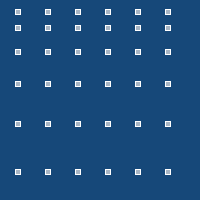
Frame 1 (no input)
Frame 60 (the mouse pressed at the canvas centre just before this capture): identical to frame 1, image omitted
Frame 120 (the mouse held since frame 60 and released just before this capture): identical to frame 1, image omitted

The Processing sketch that drew this single still picture (run headless with seeded random() and noise(); from frame 60 on, the mouse is pressed at the canvas centre):

// Processing sketch: processing_96477
// ── processing_96477.pde

// Variação Quadrática 
void setup() {
  size (200, 200);
  background (#164879);
}
void draw() {
  int y=3;
  stroke (255);
  fill (#A8B6C4);
  while (y<=255) { //Laço
    rect (15, y*y, 5,5);// Primeira coluna
    rect (45, y*y, 5,5);// Segunda coluna
    rect (75, y*y, 5,5);// Terceira coluna
    rect (105, y*y, 5,5);// Quarta coluna
    rect (135, y*y, 5,5);// Quinta coluna 
    rect (165, y*y, 5,5);// Sexta coluna

    y=y+2;
  }
}
